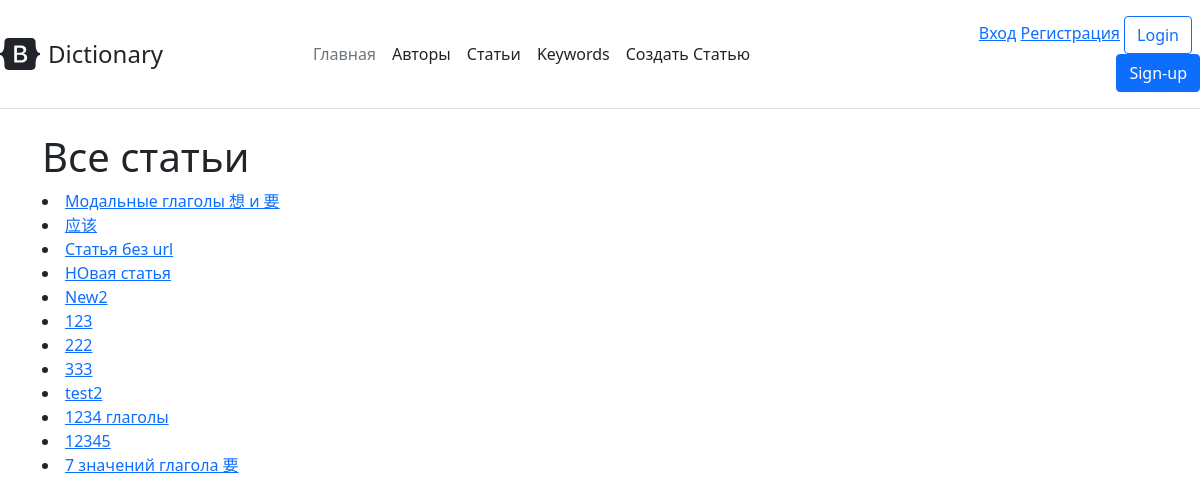
Page /article_list/ on the committed database.
### dictionary/models.py (models this page shows, shortened)
class Article(models.Model):
    title = models.CharField("Заголовок", max_length=250)
    message = tinymce_models.HTMLField("Описание")
    url = models.SlugField(max_length=160, unique=True)
    keywords = models.ManyToManyField(Keyword, verbose_name="Ключевые слова", related_name="article_keywords")
    grammar = models.ManyToManyField(GrammarTopic, verbose_name="Грамматика", related_name="article_grammar", blank=True)
    lessons = models.ManyToManyField(Lesson, verbose_name="Уроки", related_name="article_lesson", blank=True)
    authors = models.ManyToManyField(User, verbose_name="Автор", related_name="article_author")
    draft = models.BooleanField("Черновик", default=False)
    def get_absolute_url(self):
        return reverse('article_detail', kwargs={"slug": self.url})
    class Meta:
        verbose_name = "Статья"
        verbose_name_plural = "Статьи"

### dictionary/views.py (the view)
# urls.py: path('article_list/', ArticleListView.as_view(), name="article_list"),
class ArticleListView(ListView):
    model = Article
    queryset = Article.objects.filter(draft=False)

### dictionary/templates/dictionary/article_list.html (shortened to what this page needs)
{% extends "dictionary/base.html" %}
{% block content %}
    <h1>Все статьи</h1>
    {% for article in object_list %}
        <li>
            <a href="{{ article.get_absolute_url }}">
                {{ article.title }}
            </a>
        </li>
    {% endfor %}
{% endblock %}

### dictionary/templates/dictionary/base.html (shortened to what this page needs)
<!doctype html>
<html lang="en">
<head>
    <link rel="stylesheet" href="https://cdn.jsdelivr.net/npm/bootstrap@5.1.0/dist/css/bootstrap.min.css">
</head>
<body>
    <header class="d-flex flex-wrap align-items-center justify-content-center justify-content-md-between py-3 mb-4 border-bottom">
          <a href="/" class="d-flex align-items-center text-dark text-decoration-none">
            <span class="fs-4">Dictionary</span>
          </a>
          <ul class="nav col-12 col-md-auto mb-2 justify-content-center mb-md-0">
            <li><a href="{% url 'index' %}" class="nav-link px-2 link-secondary">Главная</a></li>
            <li><a href="{% url 'author_list' %}" class="nav-link px-2 link-dark">Авторы</a></li>
            <li><a href="{% url 'article_list' %}" class="nav-link px-2 link-dark">Статьи</a></li>
                <li><a href="{% url 'keywords' %}" class="nav-link px-2 link-dark">Keywords</a></li>
              <li><a href="{% url 'create' %}" class="nav-link px-2 link-dark">Создать Статью</a></li>
          </ul>
          <div class="col-md-3 text-end">
              {% if request.user.is_authenticated %}
              <span>{{ user.username }}</span>
              <a href="/accounts/logout/" class="button">Выход</a>
              {% else %}
                <a href="{% url 'account_login' %}" class="button">Вход</a>
                <a href="/accounts/signup/" class="button">Регистрация</a>
              {% endif %}
              <button type="button" class="btn btn-outline-primary me-2">Login</button>
            <button type="button" class="btn btn-primary">Sign-up</button>
          </div>
    </header>
    <div class="container">
        {% block content %}
        {% endblock %}
    </div>
</body>
</html>

### rows in the picture
Article: title "Модальные глаголы 想 и 要"
Article: title "应该"
Article: title "Статья без url"
Article: title "НОвая статья"
Article: title "New2"
Article: title "123"
Article: title "222"
Article: title "333"
Article: title "test2"
Article: title "1234 глаголы"
Article: title "12345"
Article: title "7 значений глагола 要"
